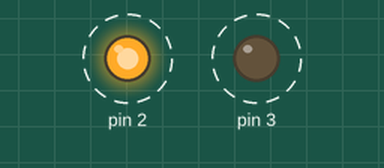
This sketch was run on a simulated Arduino Uno, built with avr-gcc and run on an emulated ATmega328P. Shown: output pins drawn as LEDs (lit = HIGH). Dashed ring = blinking.

Above: at 0.2 s.
Timing chart, 0 to 3.0 s (numbered marks = the images above):
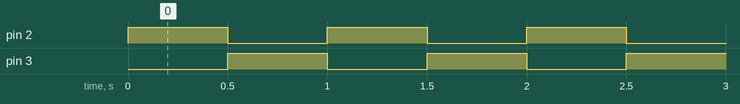

The sketch:

LED1.ino
```cpp
int d=500;

void setup()
{
  pinMode(2,OUTPUT);
  pinMode(3,OUTPUT);
  //pinMode(4,OUTPUT);
  //pinMode(5,OUTPUT);
  //pinMode(6,OUTPUT);
}

void loop()
{
 for(int a=2;a<4;a++)
 {
   digitalWrite(a,HIGH);
   delay(d);
   digitalWrite(a,LOW);
 }
}
```

Measured:
- by itself, pin 2, pin 3: alternates HIGH for 0.50 s and LOW for 0.50 s
- by itself, everything shown: repeats every 1.0 s, in 3 steps
